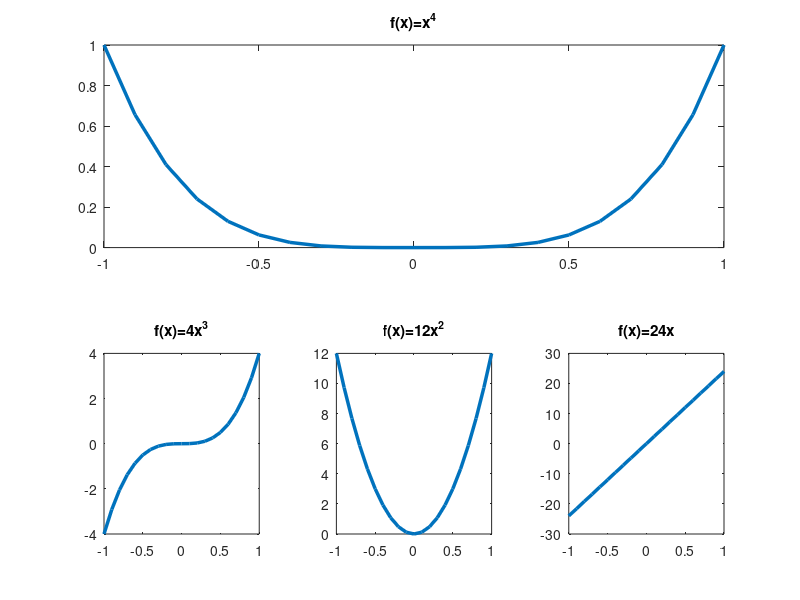

Here is the MATLAB script that generated this plot:
clc,clear
x=-1:0.1:1;
y1=x.^4;y2=4*x.^3;y3=12*x.^2;y4=24*x;
figure
subplot(2,3,[1,2,3])
plot(x,y1,'linewidth',2.5)
title('f(x)=x^4')
subplot(2,3,4)
plot(x,y2,'linewidth',2.5)
title('f(x)=4x^3')
subplot(2,3,5)
plot(x,y3,'linewidth',2.5)
title('f(x)=12x^2')
subplot(2,3,6)
plot(x,y4,'linewidth',2.5)
title('f(x)=24x')